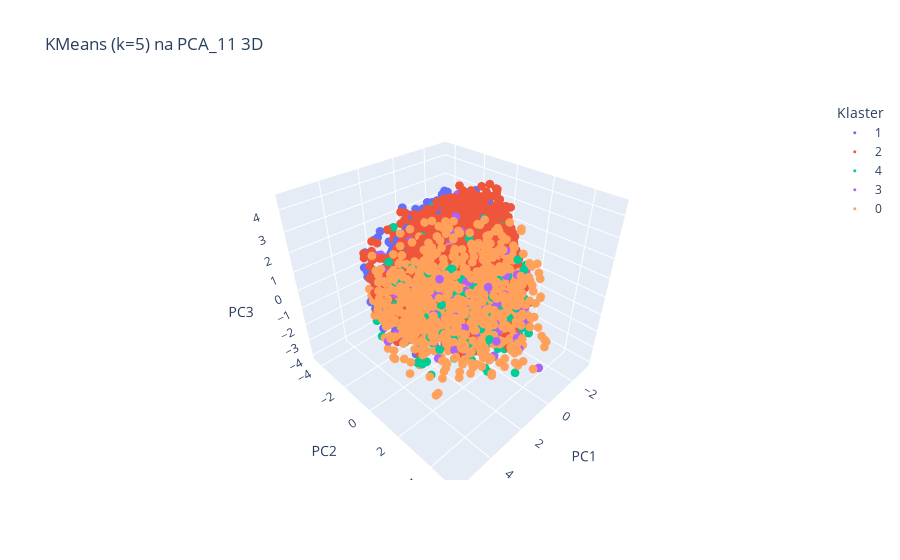

This figure's notebook cell:
### Markdown cell above
Ako izuzmemo klasterisanje na 2 klastera koje predlaže Calinski-Harabasz metoda, optimalna vrednost za k je 5 ili 6. Mi biramo 5 jer je najbolje uzimajući u obzir sve metode.

### Code cell
from sklearn.cluster import KMeans

labels = KMeans(n_clusters=5, random_state=42, n_init=10).fit_predict(X_pca)
plot_clusters_3d(X_pca, labels, 'KMeans (k=5) na PCA_11 3D')
featire_importance = plot_feature_importance(df_scaled, labels)
append_results('KMeans (k=5)', X_pca, labels)

### Figure 1 — Plotly figure (JSON) as saved in the notebook; plotly's stock layout.template omitted (floating-point values rounded to 4 significant figures; data arrays with more than 128 entries replaced by an {"elided": "..."} marker saying what was removed)
{"data": [{"hovertemplate": "Klaster=1<br>PC1=%{x}<br>PC2=%{y}<br>PC3=%{z}<extra></extra>", "legendgroup": "1", "marker": {"color": "#636efa", "size": 3, "symbol": "circle"}, "mode": "markers", "name": "1", "scene": "scene", "showlegend": true, "type": "scatter3d", "x": {"elided": "4130 float values"}, "y": {"elided": "4130 float values"}, "z": {"elided": "4130 float values"}}, {"hovertemplate": "Klaster=2<br>PC1=%{x}<br>PC2=%{y}<br>PC3=%{z}<extra></extra>", "legendgroup": "2", "marker": {"color": "#EF553B", "size": 3, "symbol": "circle"}, "mode": "markers", "name": "2", "scene": "scene", "showlegend": true, "type": "scatter3d", "x": {"elided": "3475 float values"}, "y": {"elided": "3475 float values"}, "z": {"elided": "3475 float values"}}, {"hovertemplate": "Klaster=4<br>PC1=%{x}<br>PC2=%{y}<br>PC3=%{z}<extra></extra>", "legendgroup": "4", "marker": {"color": "#00cc96", "size": 3, "symbol": "circle"}, "mode": "markers", "name": "4", "scene": "scene", "showlegend": true, "type": "scatter3d", "x": {"elided": "741 float values"}, "y": {"elided": "741 float values"}, "z": {"elided": "741 float values"}}, {"hovertemplate": "Klaster=3<br>PC1=%{x}<br>PC2=%{y}<br>PC3=%{z}<extra></extra>", "legendgroup": "3", "marker": {"color": "#ab63fa", "size": 3, "symbol": "circle"}, "mode": "markers", "name": "3", "scene": "scene", "showlegend": true, "type": "scatter3d", "x": {"elided": "741 float values"}, "y": {"elided": "741 float values"}, "z": {"elided": "741 float values"}}, {"hovertemplate": "Klaster=0<br>PC1=%{x}<br>PC2=%{y}<br>PC3=%{z}<extra></extra>", "legendgroup": "0", "marker": {"color": "#FFA15A", "size": 3, "symbol": "circle"}, "mode": "markers", "name": "0", "scene": "scene", "showlegend": true, "type": "scatter3d", "x": {"elided": "1040 float values"}, "y": {"elided": "1040 float values"}, "z": {"elided": "1040 float values"}}], "layout": {"legend": {"title": {"text": "Klaster"}, "tracegroupgap": 0}, "scene": {"domain": {"x": [0, 1], "y": [0, 1]}, "xaxis": {"title": {"text": "PC1"}}, "yaxis": {"title": {"text": "PC2"}}, "zaxis": {"title": {"text": "PC3"}}}, "title": {"text": "KMeans (k=5) na PCA_11 3D"}}}
